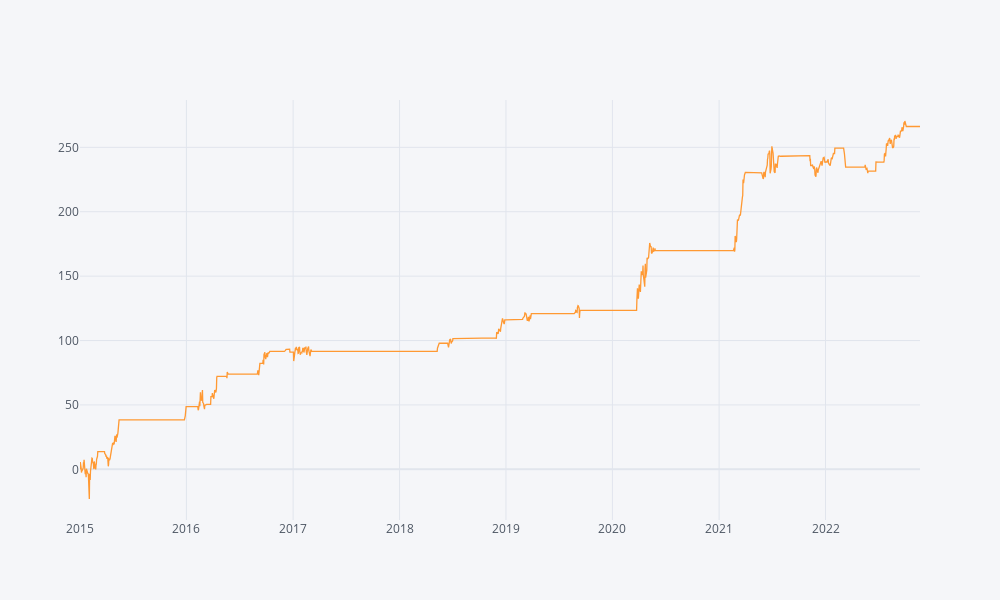

Notebook code cell kept with this figure:
### Code cell
pnl = (df_pca_position.shift(1) * price_data.diff() / 100).sum(axis=1)
pnl = pnl[pnl.index > eoy[lookback_years-1]]
pnl.cumsum().iplot()
print(pnl.mean() / pnl.std() * sqrt(260))

### Figure 1 — Plotly figure (JSON) as saved in the notebook; plotly's stock layout.template omitted (floating-point values rounded to 4 significant figures; data arrays with more than 128 entries replaced by an {"elided": "..."} marker saying what was removed)
{"data": [{"line": {"color": "rgba(255, 153, 51, 1.0)", "dash": "solid", "shape": "linear", "width": 1.3}, "mode": "lines", "name": "None", "text": "", "type": "scatter", "x": {"elided": "2058 str values"}, "y": {"elided": "2058 float values"}}], "layout": {"height": 600, "legend": {"bgcolor": "#F5F6F9", "font": {"color": "#4D5663"}}, "paper_bgcolor": "#F5F6F9", "plot_bgcolor": "#F5F6F9", "title": {"font": {"color": "#4D5663"}}, "width": 1000, "xaxis": {"gridcolor": "#E1E5ED", "showgrid": true, "tickfont": {"color": "#4D5663"}, "title": {"font": {"color": "#4D5663"}, "text": ""}, "zerolinecolor": "#E1E5ED"}, "yaxis": {"gridcolor": "#E1E5ED", "showgrid": true, "tickfont": {"color": "#4D5663"}, "title": {"font": {"color": "#4D5663"}, "text": ""}, "zerolinecolor": "#E1E5ED"}}}
